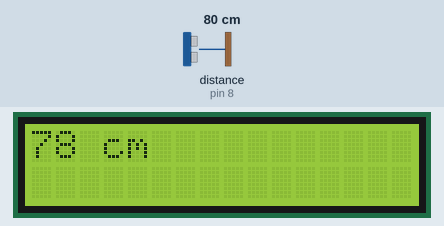
A sketch run on a simulated Arduino Uno, built with avr-gcc and run on an emulated ATmega328P. On the bench: 16×2 character LCD. Wiring (inferred from the names in the program): ultrasonic range finder: trigger pin 9; echo pin 8. The test bench sets the inputs (shaded band); at power-on: distance to the obstacle (sensor on pin 8) 80 cm. The echo pulse lasts 58.3 µs per cm.

Above: at 1.2 s.
1.3 s: distance to the obstacle (sensor on pin 8) set to 2 cm
At 2.8 s:
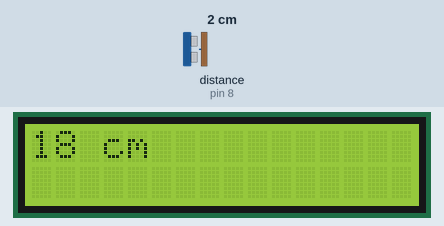
5.4 s: distance to the obstacle (sensor on pin 8) set to 4 cm
At 6.7 s:
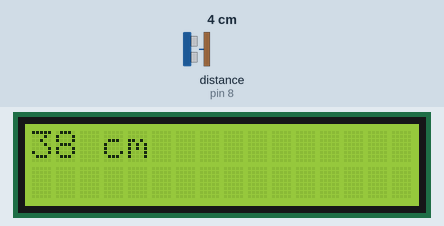
7.6 s: distance to the obstacle (sensor on pin 8) set to 9 cm
At 8.6 s:
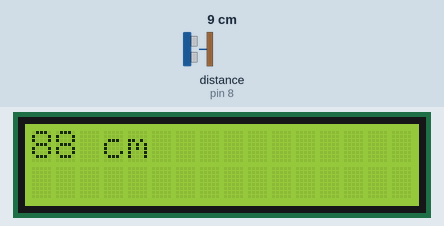
Timing chart, 0 to 10.6 s (numbered marks = the images above; inputs shaded):
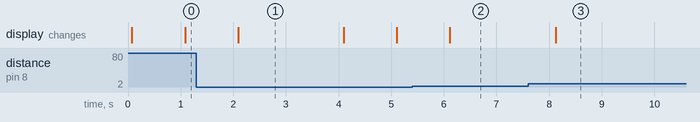

Measured:
- after the input at 1.3 s, the display: changes after 0.79 s (image 1)
- after the input at 5.4 s, the display: changes after 0.71 s (image 2)
- after the input at 7.6 s, the display: changes after 0.52 s (image 3)
- what the display in image 1 shows lasts 2.0 s, from 2.1 s to 4.1 s

The sketch:

LCD_Ultrasonic.ino
```cpp
#include <LiquidCrystal_I2C.h>
#include <Wire.h>

LiquidCrystal_I2C lcd(0x27, 16, 2);
#define TRIG 9
#define ECHO 8

void setup() {
  lcd.init();
  lcd.backlight();
  pinMode(TRIG, OUTPUT);
  pinMode(ECHO, INPUT);
}

void loop() {
  long duration, distance;
  digitalWrite(TRIG, LOW);
  delayMicroseconds(2);
  digitalWrite(TRIG, HIGH);
  delayMicroseconds(10);
  digitalWrite(TRIG, LOW);
  duration = pulseIn(ECHO, HIGH);
  distance = duration * 17 / 1000;
  lcd.setCursor(0, 0);
  lcd.print(distance);
  lcd.setCursor(3, 0);
  lcd.print("cm");
  delay(1000);
}
```
